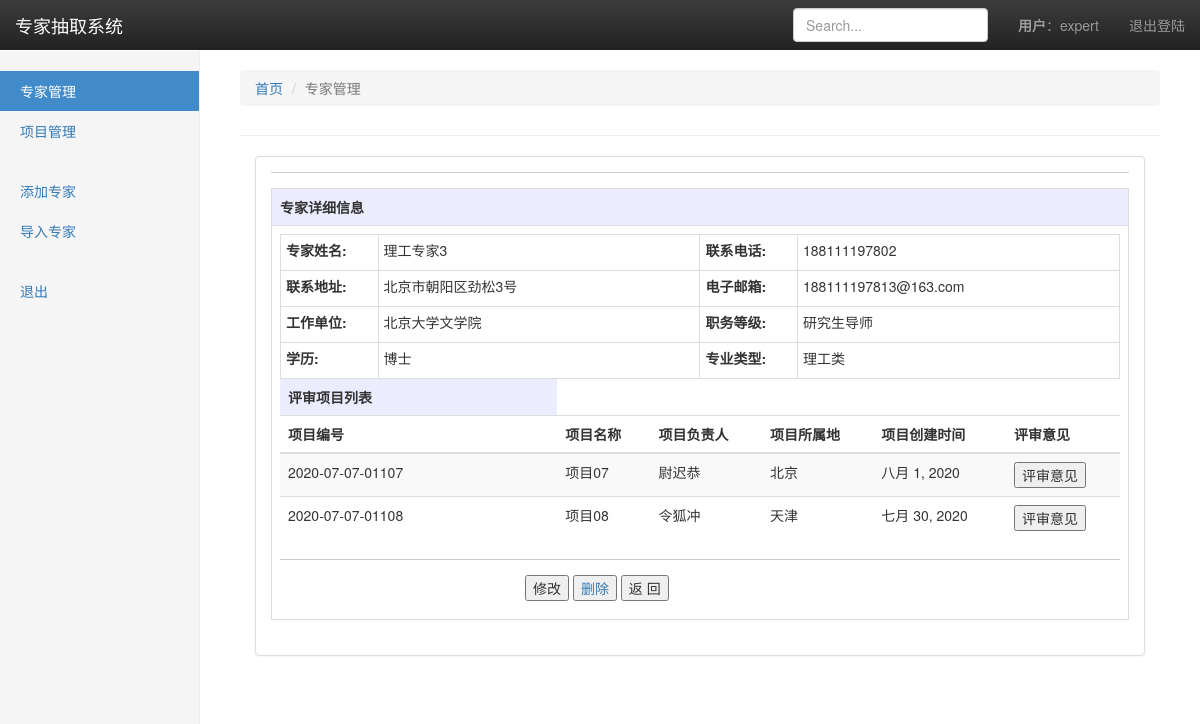
The app's page /experts/detail/100 (signed in) with its own data.
### experts/models.py (models this page shows, shortened)
class Expert(models.Model):
    id = models.AutoField(primary_key=True)
    visible = models.BooleanField(default=True, null=True)
    name = models.CharField(max_length=100, verbose_name="专家姓名")
    phone = models.CharField(max_length=100, verbose_name="联系方式")
    email = models.CharField(max_length=100, verbose_name="电子邮箱", null=True)
    address = models.CharField(max_length=100, verbose_name="联系地址", null=True)
    unit = models.CharField(max_length=100, verbose_name="工作单位")
    degree = models.CharField(max_length=500, verbose_name="学历",  null=True)
    level = models.CharField(max_length=500, verbose_name="职务等级", null=True)
    program_type = models.CharField(max_length=500, verbose_name="专业类型", null=True)
    selected_program_list = models.ManyToManyField(Program, related_name="selected", through="Comments")
    account = models.ForeignKey(User, on_delete=models.CASCADE, verbose_name="账户", default=get_default_user, null=True)
    class Meta:
        verbose_name = '专家'
        verbose_name_plural = verbose_name

### program/models.py (models this page shows, shortened)
class Program(models.Model):
    id = models.AutoField(primary_key=True)
    visible = models.BooleanField(default=True)
    seq = models.CharField(max_length=100, null=False, verbose_name="项目编号")
    name = models.CharField(max_length=500, verbose_name="项目名称", null=False)
    desp = models.CharField(max_length=1000, verbose_name="项目描述", null=True)
    responser = models.CharField(max_length=100, verbose_name="项目负责人", null=False)
    location = models.CharField(max_length=100, verbose_name="所属地", null=True)
    money = models.CharField(max_length=100, null=True,verbose_name="招标金额")
    program_date = models.DateField(verbose_name="创建时间")
    start_date = models.DateField(verbose_name="评标开始时间")
    end_date = models.DateField(verbose_name="评标截止时间")
    class Meta:
        verbose_name = '项目'
        verbose_name_plural = verbose_name

### experts/views.py (the view)
# urls.py: path('detail/<int:expert_id>', views.expert_detail, name='detail'),
@login_required
def expert_detail(request, expert_id):
    try:
        expert = Expert.objects.get(id = expert_id)
    except:
        return HttpResponse("专家不存在，ID:", expert_id)
    program_list = expert.selected_program_list.all()
    return render(request, 'expert_detail.html', {"expert" : expert, "program_list": program_list})

### template/expert_detail.html (shortened to what this page needs)
<!DOCTYPE html>
{%load static%}
<html lang="zh-CN">
<head>
  <link rel="stylesheet" href = "{%static 'css/bootstrap.min.css'%}">
  <link rel="stylesheet" href="{%static 'css/bootstrap-theme.min.css'%}">
  {% load static %}
</head>
<body>
  <nav class="navbar navbar-inverse navbar-fixed-top">
    <div class="container-fluid">
      <div class="navbar-header">
        <a class="navbar-brand" href="#">专家抽取系统</a>
      </div>
      <div id="navbar" class="navbar-collapse collapse">
        <ul class="nav navbar-nav navbar-right">
          {% if user.is_authenticated %}
          <li class="nav-item dropdown">
            <a><strong>用户</strong>：{{ user.username }}</a>
          </li>
          <li class="nav-item dropdown">
            <a href="/experts/login_out/">退出登陆</a>
          </li>
          {% else %}
          <li class="nav-item">
            <a class="nav-link" href="/experts/login/">登录</a>
          </li>
          {% endif %}
        </ul>
        <form class="navbar-form navbar-right">
          <input type="text" class="form-control" placeholder="Search...">
        </form>
      </div>
    </div>
  </nav>
  <div class="container-fluid">
    <div class="row">
      <div class="col-sm-3 col-md-2 sidebar">
        <ul class="nav nav-sidebar">
          <li class="active"><a href="{% url 'list' %}">专家管理<span class="sr-only">(current)</span></a></li>
          <li><a href="{% url 'index' %}">项目管理</a></li>
        </ul>
        <ul class="nav nav-sidebar">
          <li><a href="{% url 'addExpert' %}">添加专家</a></li>
		  <li><a href="/experts/importExperts">导入专家</a></li>
        </ul>
        <ul class="nav nav-sidebar">
          <li><a href="{% url 'login' %}">退出</a></li>
        </ul>
      </div>
      <div class="col-sm-9 col-sm-offset-3 col-md-10 col-md-offset-2 main">
        <div class="page-header">
          <ol class="breadcrumb">
            <li><a href="/experts/list/">首页</a></li>
            <li class="active">专家管理</li>
          </ol>
        </div>
        <div class="col-md-12">
          <div class="panel panel-default">
            <div class="panel-body table-responsive">
              <div
                style="border-bottom:1px solid #ccc; margin-bottom:15px; color:#3299fd; background-repeat:no-repeat; padding-left:20px; background-position: bottom left;">
              </div>
              <form id="inputForm" class="form-horizontal" action="" method="get">
                <table class="table table-bordered">
                  <tr>
                    <td style="background-color:#ECECFF;">
                      <b>专家详细信息</b>
                    </td>
                  </tr>
                  <tr>
                    <td>
                      <table class="table table-bordered table-condensed" style="margin-bottom: 0px;">
                  </tr>
                  <tr>
                    <td style="width:10%">
                      <label class="tab_control_label">专家姓名: </label>
                    </td>
                    <td style="width:33%">
                      {{expert.name}}
                    </td>
                    <td style="width:10%"><label class="tab_control_label">联系电话: </label></td>
                    <td style="width:33%">
                      {{expert.phone}}
                    </td>
                  </tr>
                  <tr>
                    <td style="width:10%">
                      <label class="tab_control_label">联系地址: </label>
                    </td>
                    <td style="width:33%">
                      {{expert.address}}
                    </td>
                    <td style="width:10%"><label class="tab_control_label">电子邮箱: </label></td>
                    <td style="width:33%">
                      {{expert.email}}
                    </td>
                  </tr>
                  <tr>
                    <td>
                      <label class="tab_control_label">工作单位: </label>
                    </td>
                    <td>
                      {{expert.unit}}
                    </td>
                    <td><label class="tab_control_label">职务等级: </label></td>
                    <td>
                      {{expert.level}}
                    </td>
                  </tr>
                  <tr>
                    <td><label class="tab_control_label">学历: </label></td>
                    <td>
                      {{expert.degree}}
                    </td>
                    <td><label class="tab_control_label">专业类型: </label></td>
                    <td>
                      {{expert.program_type}}
                    </td>
                  </tr>
                </table>
              </form>
            </div>
          </div>
        </div>
      </div>
      <table class="table table-striped">
        <thead>
          <tr>
            <td style="background-color:#ECECFF; width:33%">
              <b>评审项目列表</b>
            </td>
          </tr>
        </thead>
        <thead>
          <tr>
            <th>项目编号</th>
            <th>项目名称</th>
            <th>项目负责人</th>
            <th>项目所属地</th>
            <th>项目创建时间</th>
            <th>评审意见</th>
          </tr>
        </thead>
        <tbody>
          {% for program in program_list %}
          <tr>
            <td>{{program.seq}}</td>
            <td>{{program.name}}</td>
            <td>{{program.responser}}</td>
            <td>{{program.location}}</td>
            <td>{{program.program_date}}</td>
            <td>
              <button type="button" class="btn-blu-btn"
                onclick="location.href='/experts/comments/{{expert.id}}/{{program.id}}';">评审意见</button>
            </td>
          </tr>
          {% endfor%}
        </tbody>
      </table>
    </div>
  </div>
  <div
    style="border-bottom:1px solid #ccc; margin-bottom:15px; color:#3299fd; background-repeat:no-repeat; padding-left:20px; background-position: bottom left;">
  </div>
  <div style="width:350px; display:block; margin:10px auto;">
    <button type="button" class="btn-blu-btn" onclick="location.href='/experts/modify/{{expert.id}}';">修改</button>
    <a href="/experts/deleteExpert/{{expert.id}}" onclick="return del('确认要删除该专家吗？', this.href)">
      <button type="button" class="btn-blu-btn">删除</button>
    </a>
    <button type="button" class="btn-cancel" onclick="history.go(-1)">返 回</button>
  </div>
</body>
</html>

### template/expert_detail.html (style rules this page uses)
body { padding-top: 50px; }
.navbar-fixed-top { border: 0; }
.sidebar { display: none; }
@media (min-width: 768px) { .sidebar { position: fixed; top: 51px; bottom: 0; left: 0; z-index: 1000; display: block; padding: 20px; overflow-x: hidden; overflow-y: auto; background-color: #f5f5f5; border-right: 1px solid #eee; } }
.nav-sidebar { margin-right: -21px; margin-bottom: 20px; margin-left: -20px; }
.nav-sidebar>li>a { padding-right: 20px; padding-left: 20px; }
.nav-sidebar>.active>a, .nav-sidebar>.active>a:hover, .nav-sidebar>.active>a:focus { color: #fff; background-color: #428bca; }
.main { padding: 20px; }
@media (min-width: 768px) { .main { padding-right: 40px; padding-left: 40px; } }
.main .page-header { margin-top: 0; }

### records on screen
Expert: name "理工专家3", phone "188111197802", address "北京市朝阳区劲松3号", email "188111197813@163.com", unit "北京大学文学院", level "研究生导师", degree "博士", program_type "理工类"
Program: seq "2020-07-07-01107", name "项目07", responser "尉迟恭", location "北京", program_date "八月 1, 2020"
Program: seq "2020-07-07-01108", name "项目08", responser "令狐冲", location "天津", program_date "七月 30, 2020"

### other values on screen
{{ user.username }} "expert"
